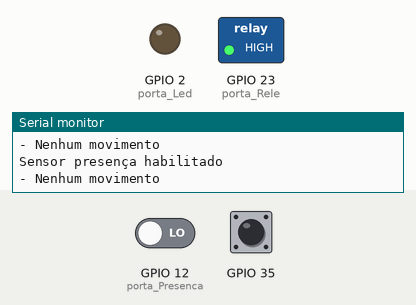
Simulated run of this sketch. Board: ESP32. Parts: switched loads named in the sketch (green lamp = pin HIGH), output pins drawn as LEDs (lit = HIGH), the last lines printed to the serial monitor. The inputs (shaded band) are chosen by the test bench; at power-on: GPIO 12 (porta_Presenca) LOW, GPIO 35 HIGH. WiFi joins after 1.5 s; servers stay silent unless stated; storage starts empty.

Above: at 5.0 s.
5.1 s: GPIO 12 (porta_Presenca) driven HIGH
At 6.2 s:
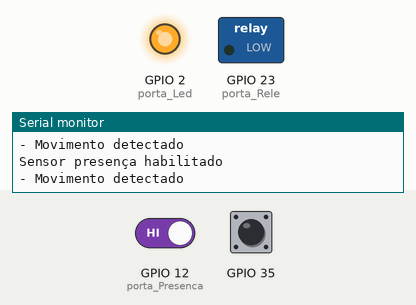
6.6 s: GPIO 12 (porta_Presenca) driven LOW
At 7.5 s:
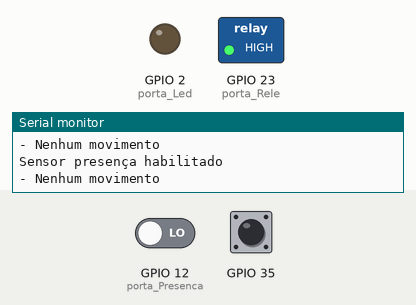
Timing chart, 0 to 9.6 s (numbered marks = the images above; inputs shaded):
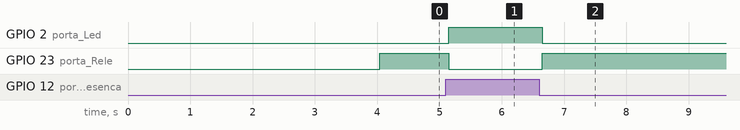

Measured:
- after the input at 5.1 s, GPIO 2 (porta_Led): LOW → HIGH after 0.05 s; GPIO 23 (porta_Rele): HIGH → LOW after 0.05 s
- after the input at 6.6 s, GPIO 2 (porta_Led): HIGH → LOW after 0.05 s; GPIO 23 (porta_Rele): LOW → HIGH after 0.05 s

The sketch:

hidrometro_wifi_manager.ino
```cpp
#include <WiFi.h>
#include <DNSServer.h>
#include <WebServer.h>
#include <FS.h>
#include <WiFiManager.h>
#include <SocketIoClient.h>
#include <SPIFFS.h>
#include <ArduinoJson.h>
#include "esp_task_wdt.h"

//Objetos Globais
SocketIoClient webSocket;
WiFiManager wifiManager;
SemaphoreHandle_t xMutex;

byte mac[6];
char smac[18];

//Hidrometro
float vazao;
volatile int pulsos;
float fluxoAcumulado = 0;
float metroCubico = 0;
const char* dispositivo = "ESP32_Hidromedro1";

// Controle
boolean status_solenoide = false;
boolean status_sensor_presenca = true;

// Portas
const int porta_Hidrometro = GPIO_NUM_35;
const int porta_Presenca = GPIO_NUM_12;
const int porta_Rele = GPIO_NUM_23;
const int porta_Led = 2;

// Configuração do Wi-Fi
char user_socket_server[40];
char user_socket_port[6];

/* SOCKET SERVER */
const char* socket_server;
int socket_port;


/* INTERRUPÇÃO Interrupção do sensor a nível de hardware */
void IRAM_ATTR gpio_isr_handler_up(void* arg) {
  BaseType_t xHigherPriorityTaskWoken = pdFALSE;
  pulsos++;
  portYIELD_FROM_ISR(xHigherPriorityTaskWoken);
}

/* INICIALIAZA sensor leitura com interrupção na subida de um pulso */
void LER_FLUXO(gpio_num_t Port) {
  gpio_set_direction(Port, GPIO_MODE_INPUT);
  gpio_set_intr_type(Port, GPIO_INTR_NEGEDGE);
  gpio_set_pull_mode(Port, GPIO_PULLUP_ONLY);
  gpio_intr_enable(Port);
  gpio_install_isr_service(0);
  gpio_isr_handler_add(Port, gpio_isr_handler_up, (void*)Port);
}

bool shouldSaveConfig = false;
void saveConfigCallback() {
  Serial.println("Salvando configurações...");
  shouldSaveConfig = true;
}

void format_SPIFFS() {
  bool formatted = SPIFFS.format();
  if (formatted) {
    Serial.println("\n\nSuccess formatting");
  } else {
    Serial.println("\n\nError formatting");
  }
}

void read_SPIFFS() {
  if (SPIFFS.begin()) {
    Serial.println("mounted file system");
    if (SPIFFS.exists("/config.json")) {
      Serial.println("reading config file");
      File configFile = SPIFFS.open("/config.json", "r");
      if (configFile) {
        Serial.println("opened config file");
        size_t size = configFile.size();
        // Allocate a buffer to store contents of the file.
        std::unique_ptr<char[]> buf(new char[size]);
        configFile.readBytes(buf.get(), size);
        DynamicJsonDocument json(2048);
        auto deserializeError = deserializeJson(json, buf.get());
        serializeJson(json, Serial);
        if (!deserializeError) {
          Serial.println("\nparsed json");
          strcpy(user_socket_server, json["socket_server"]);
          strcpy(user_socket_port, json["socket_port"]);
        } else {
          Serial.println("failed to load json config");
          format_SPIFFS();
        }
        configFile.close();
      }
    }
  } else {
    Serial.println("failed to mount FS");
    format_SPIFFS();
  }
  delay(1000);
}

void write_SPIFFS() {
  Serial.println("saving config");
  DynamicJsonDocument json(2048);
  json["socket_server"] = user_socket_server;
  json["socket_port"] = user_socket_port;
  File configFile = SPIFFS.open("/config.json", "w");
  if (!configFile) {
    Serial.println("failed to open config file for writing");
  }
  serializeJson(json, Serial);
  serializeJson(json, configFile);
  configFile.close();
}

void SocketEvent(const char* payload, size_t length) {
  Serial.printf("Servidor message: %s\n", payload);
  DynamicJsonDocument doc(2048);
  auto deserializeError = deserializeJson(doc, payload);
  serializeJson(doc, Serial);
  if (deserializeError) {
    Serial.print("ERRO JSON OBJECT: ");
    Serial.print(deserializeError.c_str());
    return;
  }

  if (!deserializeError) {
    if (xSemaphoreTake(xMutex, portMAX_DELAY)) {
      status_solenoide = doc["status_solenoide"];
      status_sensor_presenca = doc["status_sensor_presenca"];
      xSemaphoreGive(xMutex);
    }
  }

  if (status_sensor_presenca == false) {
    Serial.println("SENSOR DE PRESENÇA DESABILITADO");
    if (status_solenoide == false) {
      Serial.println("FLUXO PERMITIDO");
      digitalWrite(porta_Rele, HIGH);
      digitalWrite(porta_Led, LOW);
    }
    if (status_solenoide == true) {
      Serial.println("FLUXO INTERROMPIDO");
      digitalWrite(porta_Rele, LOW);
      digitalWrite(porta_Led, HIGH);
    }
  }
}


void rotinaHidrometro(void* pvParameters) {
  Serial.print("Tarefa 1: SENSOR HIDROMETRO rodando no núcleo ");
  Serial.println(xPortGetCoreID());
  for (;;) {
    int localPulsos = 0;

    // Proteção do acesso à variável `pulsos`
    if (xSemaphoreTake(xMutex, portMAX_DELAY)) {
      localPulsos = pulsos;
      pulsos = 0;  // Resetar após leitura
      xSemaphoreGive(xMutex);
    }

    vazao = (localPulsos * 2.25);  // A cada revolução 2.25 ml
    vazao = (vazao * 60);          // ml por minuto
    vazao = (vazao / 1000);        // Litros por minuto

    // Enviar dados somente se houver fluxo
    if (vazao > 0) {
      DynamicJsonDocument msgObj(256);
      msgObj["dispositivo"] = dispositivo;
      msgObj["fluxo"] = vazao;
      msgObj["mac"] = smac;

      if (xSemaphoreTake(xMutex, portMAX_DELAY)) {
        msgObj["status_solenoide"] = status_solenoide;
        msgObj["status_sensor"] = status_sensor_presenca;
        xSemaphoreGive(xMutex);
      }

      char buffer[256];
      serializeJson(msgObj, buffer, sizeof(buffer));
      webSocket.emit("EspEmit", buffer);
    }

    delay(1000);
  }
}


void rotinaControleAutomacao(void* pvParameters) {
  Serial.print("Tarefa 2: SENSOR DE PRESENÇA rodando no núcleo ");
  Serial.println(xPortGetCoreID());
  for (;;) {
    webSocket.loop();

    int localStatusPresenca = 0;
    int localStatusSolenoide = 0;

    if (xSemaphoreTake(xMutex, portMAX_DELAY)) {
      localStatusPresenca = status_sensor_presenca;
      localStatusSolenoide = status_solenoide;
      xSemaphoreGive(xMutex);
    }

    int presenca = digitalRead(porta_Presenca);

    if (localStatusPresenca) {
      Serial.println("Sensor presença habilitado");
      if (presenca) {
        digitalWrite(porta_Rele, LOW);
        digitalWrite(porta_Led, HIGH);
        Serial.println("- Movimento detectado");
      }
      if (!presenca) {
        digitalWrite(porta_Rele, HIGH);
        digitalWrite(porta_Led, LOW);
        Serial.println("- Nenhum movimento");
      }
    } else {
      Serial.println("Sensor presença desabilitado");
    }

    delay(100);
  }
}

TaskHandle_t Task1;
TaskHandle_t Task2;

void ESP_CORES() {
  //Tarefa 1 rotinaHidrometro(), será executada com prioridade 0 no nucleo 0 ------------
  xTaskCreatePinnedToCore(
    rotinaHidrometro,    // Tarefa 1
    "rotinaHidrometro",  // Nome da Tarefa
    15000,               // Tamanho da Pilha da Tarefa
    NULL,                // Parâmetro da tarefa
    0,                   // Prioridade de Execução
    &Task1,              // Identificador de tarefa para acompanhar a tarefa criada
    0);                  // Núcleo que Será Executada = 0

  delay(500);

  //Tarefa 2 rotinaControleAutomacao(), será executada com prioridade 1 no nucleo 1 --------------
  xTaskCreatePinnedToCore(
    rotinaControleAutomacao,    // Tarefa 2
    "rotinaControleAutomacao",  // Nome da Tarefa
    10000,                      // Tamanho da Pilha da Tarefa
    NULL,                       // Parâmetro da tarefa
    1,                          // Prioridade de Execução
    &Task2,                     // Identificador de tarefa para acompanhar a tarefa criada
    1);                         // Núcleo que Será Executada = 1
}

void SetupConexaoWifi() {
  Serial.println("SetupConexaoWifi");
  wifiManager.setSaveConfigCallback(saveConfigCallback);
  wifiManager.setWiFiAutoReconnect(true);     /* Auto-Reconexão                      */
  wifiManager.setConnectTimeout(10);          /* Tempo aguardando Auto-Reconexão (10 segundos)                            */
  wifiManager.setConfigPortalTimeout(60 * 5); /* Tempo no qual o  modo de configuração WiFi ficará disponível (3 minutos) */

  WiFiManagerParameter custom_socket_server("server", "IP do servidor", user_socket_server, 40);
  WiFiManagerParameter custom_socket_port("port", "Porta do servidor", user_socket_port, 6);

  wifiManager.addParameter(&custom_socket_server);
  wifiManager.addParameter(&custom_socket_port);

  /*Iniciando modo de configuração Wifi*/
  if (!wifiManager.autoConnect("HidroMonitor 1.0v", "@1234567")) {
    Serial.println("Desconectado!");
    Serial.println("Iniciando modo de Configuração");
    shouldSaveConfig = true;
  } else {
    Serial.println("Conectado!");
    strcpy(user_socket_server, custom_socket_server.getValue());
    strcpy(user_socket_port, custom_socket_port.getValue());
    write_SPIFFS();
  }
  delay(1000);
}

void StatusConexao() {
  Serial.println("Conexão Wi-fi check status ");
  for (;;) {
    if (wifiManager.getWLStatusString() != "WL_CONNECTED") {
      Serial.println("Conexão perdida!");
      ESP.restart();
    }
    delay(30000);
  }
}

void setup() {
  Serial.begin(115200);
  // Criar o mutex
  xMutex = xSemaphoreCreateMutex();
  if (xMutex == NULL) {
    Serial.println("Erro ao criar mutex");
    while (true)
      ;  // Travar se o mutex não for criado
  }

  //Serial.setDebugOutput(true);
  Serial.println("MAIN SETUP");
  read_SPIFFS();
  SetupConexaoWifi();

  WiFi.macAddress(mac);
  sprintf(smac, "%02X:%02X:%02X:%02X:%02X:%02X", mac[0], mac[1], mac[2], mac[3], mac[4], mac[5]);

  Serial.print("MAC address: ");
  Serial.println(smac);

  pinMode(porta_Presenca, INPUT);
  pinMode(porta_Led, OUTPUT);
  pinMode(porta_Rele, OUTPUT);

  digitalWrite(porta_Rele, LOW);

  socket_server = &user_socket_server[0];
  socket_port = atoi(user_socket_port);

  webSocket.on(smac, SocketEvent);
  webSocket.begin(socket_server, socket_port, "/socket.io/?transport=websocket");
  Serial.println("Socket Conectado!");

  LER_FLUXO((gpio_num_t)porta_Hidrometro);
  ESP_CORES();

  StatusConexao();

  delay(2000);
}

void loop() {
}
```
